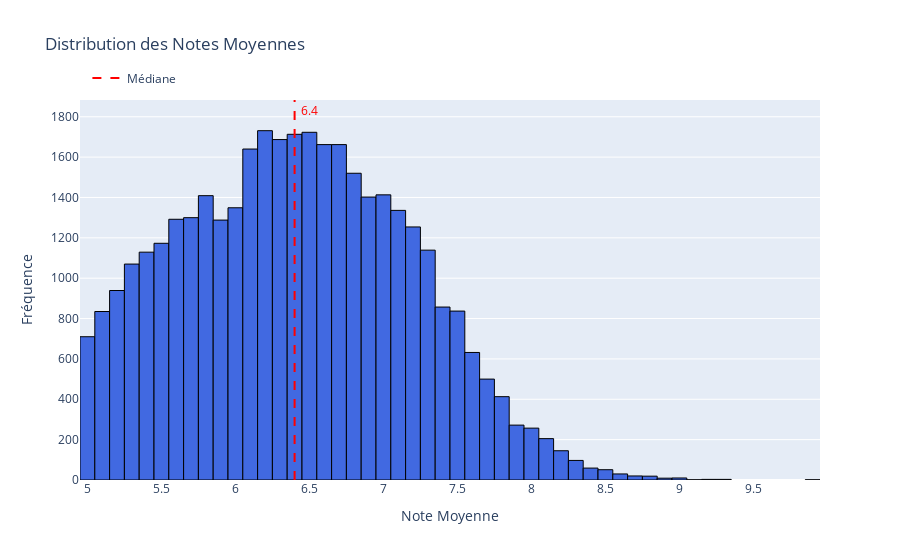
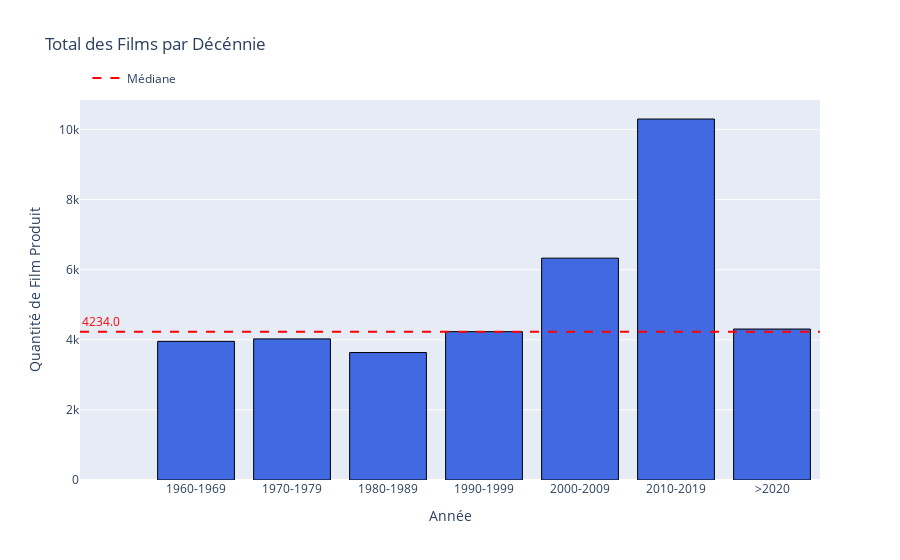
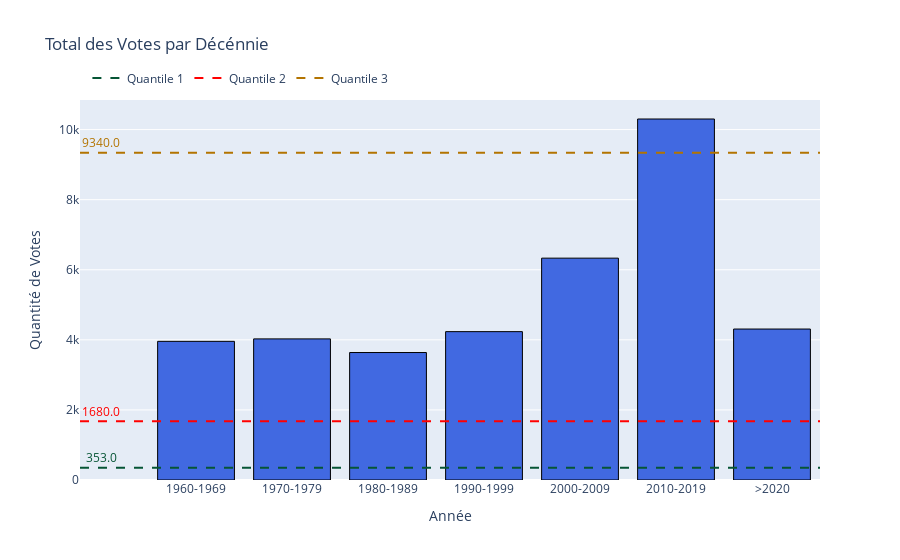

Notebook source saved alongside these figures, in order:
### Markdown cell above
- On peut désormais ré-afficher la distribution des notes moyennes, le total des films par décénnie et le nombre total des votes par décénnies

### Code cell
eda.show_total_films_decade_plotly(df)

### Figure 1 — Plotly figure (JSON) as saved in the notebook; plotly's stock layout.template omitted (floating-point values rounded to 4 significant figures; data arrays with more than 128 entries replaced by an {"elided": "..."} marker saying what was removed)
{"data": [{"marker": {"color": "royalblue", "line": {"color": "black", "width": 1}}, "showlegend": false, "type": "histogram", "x": {"elided": "36797 float values"}}, {"line": {"color": "red", "dash": "dash", "width": 2}, "mode": "lines", "name": "Médiane", "type": "scatter", "x": [null], "y": [null]}], "layout": {"annotations": [{"font": {"color": "red"}, "name": "Median", "showarrow": false, "text": "6.4", "x": 6.4, "xshift": 15, "y": 1831}], "legend": {"orientation": "h", "x": 0.01, "xanchor": "left", "y": 1.02, "yanchor": "bottom"}, "shapes": [{"line": {"color": "red", "dash": "dash", "width": 2}, "type": "line", "x0": 6.4, "x1": 6.4, "y0": 0, "y1": 1, "yref": "paper"}], "title": {"text": "Distribution des Notes Moyennes"}, "xaxis": {"title": {"text": "Note Moyenne"}}, "yaxis": {"title": {"text": "Fréquence"}}}}

### Figure 2 — Plotly figure (JSON) as saved in the notebook; plotly's stock layout.template omitted (floating-point values rounded to 4 significant figures)
{"data": [{"marker": {"color": "royalblue", "line": {"color": "black", "width": 1}}, "showlegend": false, "type": "bar", "x": ["1960-1969", "1970-1979", "1980-1989", "1990-1999", "2000-2009", "2010-2019", ">2020"], "y": [3957, 4027, 3638, 4234, 6331, 10302, 4308]}, {"line": {"color": "red", "dash": "dash", "width": 2}, "mode": "lines", "name": "Médiane", "type": "scatter", "x": [null], "y": [null]}], "layout": {"annotations": [{"font": {"color": "red"}, "showarrow": false, "text": "4234.0", "x": -0.99, "y": 4234, "yshift": 10}], "legend": {"orientation": "h", "x": 0.01, "xanchor": "left", "y": 1.02, "yanchor": "bottom"}, "shapes": [{"line": {"color": "red", "dash": "dash", "width": 2}, "type": "line", "x0": 0, "x1": 1, "xref": "paper", "y0": 4234, "y1": 4234}], "title": {"text": "Total des Films par Décénnie"}, "xaxis": {"title": {"text": "Année"}}, "yaxis": {"title": {"text": "Quantité de Film Produit"}}}}

### Figure 3 — Plotly figure (JSON) as saved in the notebook; plotly's stock layout.template omitted (floating-point values rounded to 4 significant figures)
{"data": [{"marker": {"color": "royalblue", "line": {"color": "black", "width": 1}}, "showlegend": false, "type": "bar", "x": ["1960-1969", "1970-1979", "1980-1989", "1990-1999", "2000-2009", "2010-2019", ">2020"], "y": [3957, 4027, 3638, 4234, 6331, 10302, 4308]}, {"line": {"color": "#065535", "dash": "dash", "width": 2}, "mode": "lines", "name": "Quantile 1", "type": "scatter", "x": [null], "y": [null]}, {"line": {"color": "#ff0000", "dash": "dash", "width": 2}, "mode": "lines", "name": "Quantile 2", "type": "scatter", "x": [null], "y": [null]}, {"line": {"color": "#b37400", "dash": "dash", "width": 2}, "mode": "lines", "name": "Quantile 3", "type": "scatter", "x": [null], "y": [null]}], "layout": {"annotations": [{"font": {"color": "#065535"}, "showarrow": false, "text": "353.0", "x": -0.99, "y": 353, "yshift": 10}, {"font": {"color": "#ff0000"}, "showarrow": false, "text": "1680.0", "x": -0.99, "y": 1680, "yshift": 10}, {"font": {"color": "#b37400"}, "showarrow": false, "text": "9340.0", "x": -0.99, "y": 9340, "yshift": 10}], "legend": {"orientation": "h", "x": 0.01, "xanchor": "left", "y": 1.02, "yanchor": "bottom"}, "shapes": [{"line": {"color": "#065535", "dash": "dash", "width": 2}, "type": "line", "x0": 0, "x1": 1, "xref": "paper", "y0": 353, "y1": 353}, {"line": {"color": "#ff0000", "dash": "dash", "width": 2}, "type": "line", "x0": 0, "x1": 1, "xref": "paper", "y0": 1680, "y1": 1680}, {"line": {"color": "#b37400", "dash": "dash", "width": 2}, "type": "line", "x0": 0, "x1": 1, "xref": "paper", "y0": 9340, "y1": 9340}], "title": {"text": "Total des Votes par Décénnie"}, "xaxis": {"title": {"text": "Année"}}, "yaxis": {"title": {"text": "Quantité de Votes"}}}}
